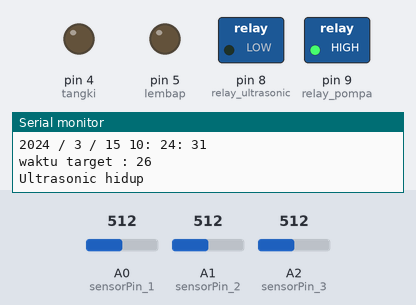
Recording of a sketch running on a simulated Arduino Uno, built with avr-gcc and run on an emulated ATmega328P. Shown: switched loads named in the sketch (green lamp = pin HIGH), output pins drawn as LEDs (lit = HIGH), the last lines printed to the serial monitor. Inputs (shaded band) come from the test bench; at power-on: A0 (sensorPin_1) = 512, A2 (sensorPin_3) = 512, A1 (sensorPin_2) = 512. The local clock reads 2024-03-15 10:24:30 at power-on unless the sketch sets it.

Above: at 1.2 s.
1.3 s: A0 (sensorPin_1) set to 684
2.8 s: A0 (sensorPin_1) set to 710
At 3.9 s:
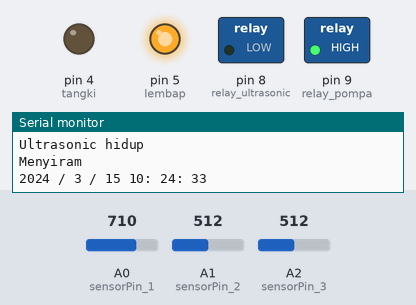
4.4 s: A2 (sensorPin_3) set to 684
5.9 s: A2 (sensorPin_3) set to 710
At 6.9 s:
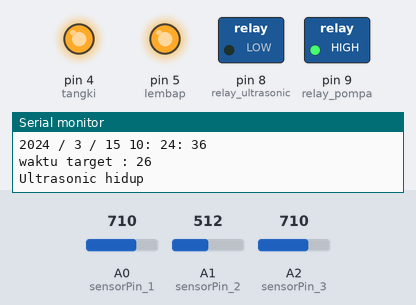
7.5 s: A0 (sensorPin_1) set to 690
At 8.6 s:
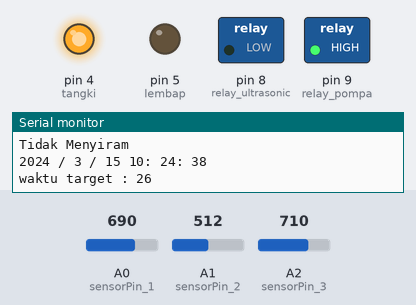
Timing chart, 0 to 10.5 s (numbered marks = the images above; inputs shaded):
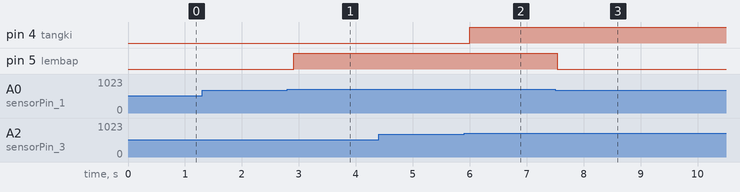

The sketch:

BIBIT_SAWIT.ino
```cpp
#include <Wire.h>
#include "DS3231.h"
#include <SoftwareSerial.h>

SoftwareSerial mySerial(2, 3); // RX, TX
RTClib RTC;
int jam, menit, detik, tahun, bulan, hari;
int sensorPin_1 = A0;
int sensorPin_2 = A1;
int sensorPin_3 = A2;
int sensorValue_1, sensorValue_2, sensorValue_galon;

int relay_pompa = 9;
int relay_ultrasonic = 8;
int menit_saat_ini, kunci;
String status_tanah, status_air;
String dataIn;
String dt[10];
int i, kunci_waktu;
boolean parsing = false;

int jam_pagi, jam_sore;
int lembap = 5;
int tangki = 4;

void setup () {
  Serial.begin(9600);
  mySerial.begin(9600);
  Wire.begin();
  pinMode(relay_pompa, OUTPUT);
  pinMode(relay_ultrasonic, OUTPUT);
  digitalWrite(relay_pompa, HIGH);
  digitalWrite(relay_ultrasonic, HIGH);
  pinMode(lembap, OUTPUT);
  pinMode(tangki, OUTPUT);
}

void loop () {
  DateTime now = RTC.now();
  tahun = now.year();
  bulan = now.month();
  hari = now.day();
  jam = now.hour();
  menit = now.minute();
  detik = now.second();
  cek_sensor();
  ultrasonic();
  cek_pompa();

  Serial.print(tahun);
  Serial.print(" / ");
  Serial.print(bulan);
  Serial.print(" / ");
  Serial.print(hari);
  Serial.print(" ");
  Serial.print(jam);
  Serial.print(": ");
  Serial.print(menit);
  Serial.print(": ");
  Serial.print(detik);
  Serial.println();


  // kirim();
  if (mySerial.available() > 0)
  {
    char inChar = (char)mySerial.read();
    dataIn += inChar;
    if (inChar == '\n') {
      parsing = true;
    }
  }
  if (parsing)
  {
    parsingData();
    parsing = false;
    dataIn = "";
  }
  delay(100);
}

void parsingData()
{
  int j = 0;
  dt[j] = "";
  for (i = 1; i < dataIn.length(); i++)
  {
    if ((dataIn[i] == '#') || (dataIn[i] == ','))
    {
      j++;
      dt[j] = ""; //inisialisasi variabel array dt[j]
    }
    else
    {
      dt[j] = dt[j] + dataIn[i];
    }
  }
  Serial.print("data 1 : ");
  Serial.print(dt[0]);
  if (jam == dt[0].toInt()) {
     kunci_waktu = 1;
    cek_pompa();
  }
  Serial.print("\n");
  Serial.print("data 2 : ");
  Serial.print(dt[1]);
  if (jam == dt[1].toInt()) {
     kunci_waktu = 1;
    cek_pompa();
  }
  Serial.print("\n\n");
}


void kirim() {
  mySerial.print("*");
  mySerial.print(status_air);
  mySerial.print(",");
  mySerial.print(status_tanah);
  mySerial.println("#");
}


void cek_sensor() {
  sensorValue_1 = analogRead(sensorPin_1);
  sensorValue_2 = analogRead(sensorPin_2);
  sensorValue_galon = analogRead(sensorPin_3);
}

void cek_pompa() {
  if (sensorValue_1 < 700 and sensorValue_2 < 700) {
    if (kunci_waktu == 1) {
      digitalWrite(relay_pompa, HIGH);
      kunci_waktu = 0;
    }
    Serial.println("Tidak Menyiram");
    status_tanah = "Basah";
    digitalWrite(lembap, LOW);
    kunci_waktu = 0;
  }
  else {
    if (kunci_waktu == 1) {
      digitalWrite(relay_pompa, LOW);
    }
    status_tanah = "Kering";
    Serial.println("Menyiram");
    digitalWrite(lembap, HIGH);
  }

  if (sensorValue_galon > 700) {
    status_air = "Kosong";
    digitalWrite(tangki, HIGH);
  }
  else {
    status_air = "Penuh";
    digitalWrite(tangki, LOW);
  }
}

void ultrasonic() {
  if (kunci == 0) {
    menit_saat_ini = menit + 2;
  }

  if (menit <= menit_saat_ini) {
    digitalWrite(relay_ultrasonic, LOW);
    kunci = 1;
    Serial.print("waktu target : ");
    Serial.println(menit_saat_ini);
    Serial.println("Ultrasonic hidup");
  }

  if (menit > menit_saat_ini) {
    digitalWrite(relay_ultrasonic, HIGH);
    Serial.println("Ultrasonic mati");
  }

  if (kunci == 1) {
    if (menit > (menit_saat_ini + 2)) {
      kunci = 0;
      Serial.println("Mode kunci status");
    }
  }
}
```

Measured:
- the behaviour switches between 699 and 700 on A0 (sensorPin_1) (found by bisection; images 0 and 1)
- the behaviour switches between 700 and 701 on A2 (sensorPin_3) (found by bisection; images 1 and 2)
- after the input at 2.8 s, pin 5 (lembap): LOW → HIGH after 0.11 s
- after the input at 5.9 s, pin 4 (tangki): LOW → HIGH after 0.10 s
- after the input at 7.5 s, pin 5 (lembap): HIGH → LOW at once
